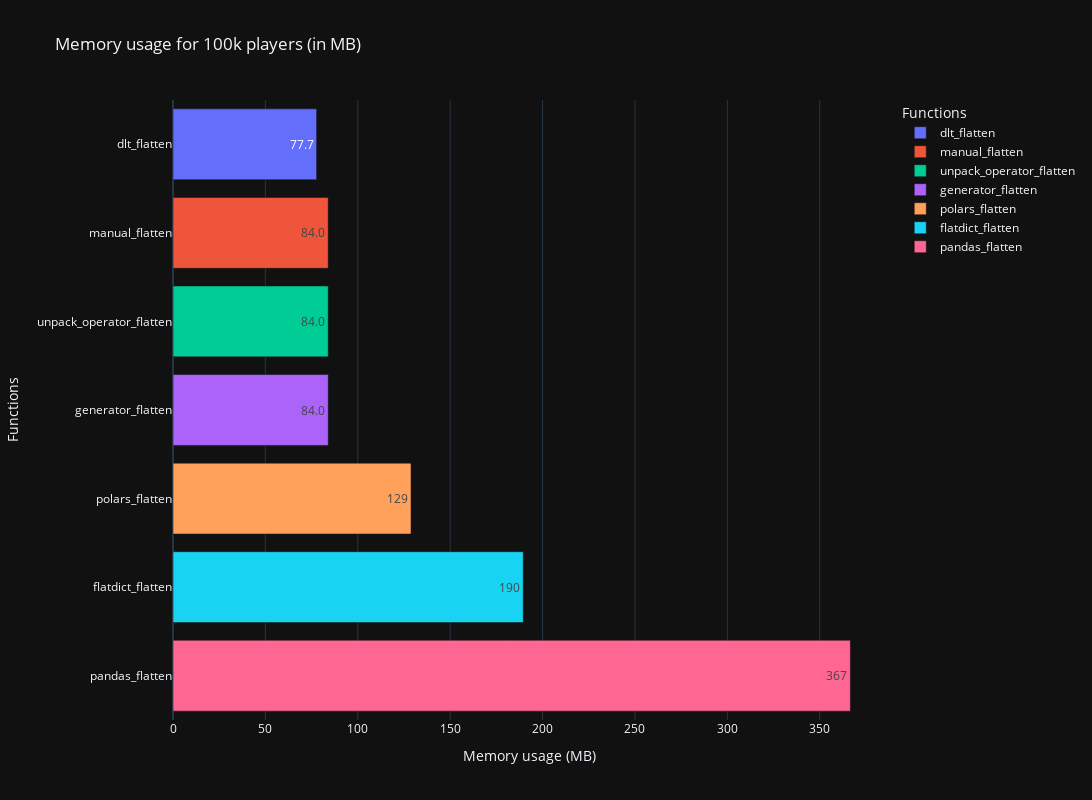

Here is the notebook cell this chart was saved with:
### Code cell
bar_time = px.bar(
    df_max_players.sort_values('memory_in_mb'),
    title='Memory usage for 100k players (in MB)',
    labels=labels,
    x='memory_in_mb',
    y='function',
    color='function',
    #barmode='group',
    text_auto='.3s',
    orientation='h',
    template=template,
    height=height,
    width=width
)

bar_time.show()

### Figure 1 — Plotly figure (JSON) as saved in the notebook; plotly's stock layout.template omitted (floating-point values rounded to 4 significant figures)
{"data": [{"hovertemplate": "Functions=%{y}<br>Memory usage (MB)=%{x}<extra></extra>", "legendgroup": "dlt_flatten", "marker": {"color": "#636efa", "pattern": {"shape": ""}}, "name": "dlt_flatten", "orientation": "h", "showlegend": true, "textposition": "auto", "texttemplate": "%{x:.3s}", "type": "bar", "x": [77.73], "xaxis": "x", "y": ["dlt_flatten"], "yaxis": "y"}, {"hovertemplate": "Functions=%{y}<br>Memory usage (MB)=%{x}<extra></extra>", "legendgroup": "manual_flatten", "marker": {"color": "#EF553B", "pattern": {"shape": ""}}, "name": "manual_flatten", "orientation": "h", "showlegend": true, "textposition": "auto", "texttemplate": "%{x:.3s}", "type": "bar", "x": [84.0], "xaxis": "x", "y": ["manual_flatten"], "yaxis": "y"}, {"hovertemplate": "Functions=%{y}<br>Memory usage (MB)=%{x}<extra></extra>", "legendgroup": "unpack_operator_flatten", "marker": {"color": "#00cc96", "pattern": {"shape": ""}}, "name": "unpack_operator_flatten", "orientation": "h", "showlegend": true, "textposition": "auto", "texttemplate": "%{x:.3s}", "type": "bar", "x": [84.0], "xaxis": "x", "y": ["unpack_operator_flatten"], "yaxis": "y"}, {"hovertemplate": "Functions=%{y}<br>Memory usage (MB)=%{x}<extra></extra>", "legendgroup": "generator_flatten", "marker": {"color": "#ab63fa", "pattern": {"shape": ""}}, "name": "generator_flatten", "orientation": "h", "showlegend": true, "textposition": "auto", "texttemplate": "%{x:.3s}", "type": "bar", "x": [84.01], "xaxis": "x", "y": ["generator_flatten"], "yaxis": "y"}, {"hovertemplate": "Functions=%{y}<br>Memory usage (MB)=%{x}<extra></extra>", "legendgroup": "polars_flatten", "marker": {"color": "#FFA15A", "pattern": {"shape": ""}}, "name": "polars_flatten", "orientation": "h", "showlegend": true, "textposition": "auto", "texttemplate": "%{x:.3s}", "type": "bar", "x": [128.8], "xaxis": "x", "y": ["polars_flatten"], "yaxis": "y"}, {"hovertemplate": "Functions=%{y}<br>Memory usage (MB)=%{x}<extra></extra>", "legendgroup": "flatdict_flatten", "marker": {"color": "#19d3f3", "pattern": {"shape": ""}}, "name": "flatdict_flatten", "orientation": "h", "showlegend": true, "textposition": "auto", "texttemplate": "%{x:.3s}", "type": "bar", "x": [189.5], "xaxis": "x", "y": ["flatdict_flatten"], "yaxis": "y"}, {"hovertemplate": "Functions=%{y}<br>Memory usage (MB)=%{x}<extra></extra>", "legendgroup": "pandas_flatten", "marker": {"color": "#FF6692", "pattern": {"shape": ""}}, "name": "pandas_flatten", "orientation": "h", "showlegend": true, "textposition": "auto", "texttemplate": "%{x:.3s}", "type": "bar", "x": [366.5], "xaxis": "x", "y": ["pandas_flatten"], "yaxis": "y"}], "layout": {"barmode": "relative", "height": 800, "legend": {"title": {"text": "Functions"}, "tracegroupgap": 0}, "title": {"text": "Memory usage for 100k players (in MB)"}, "width": 1200, "xaxis": {"anchor": "y", "domain": [0, 1], "title": {"text": "Memory usage (MB)"}}, "yaxis": {"anchor": "x", "categoryarray": ["pandas_flatten", "flatdict_flatten", "polars_flatten", "generator_flatten", "unpack_operator_flatten", "manual_flatten", "dlt_flatten"], "categoryorder": "array", "domain": [0, 1], "title": {"text": "Functions"}}}}
